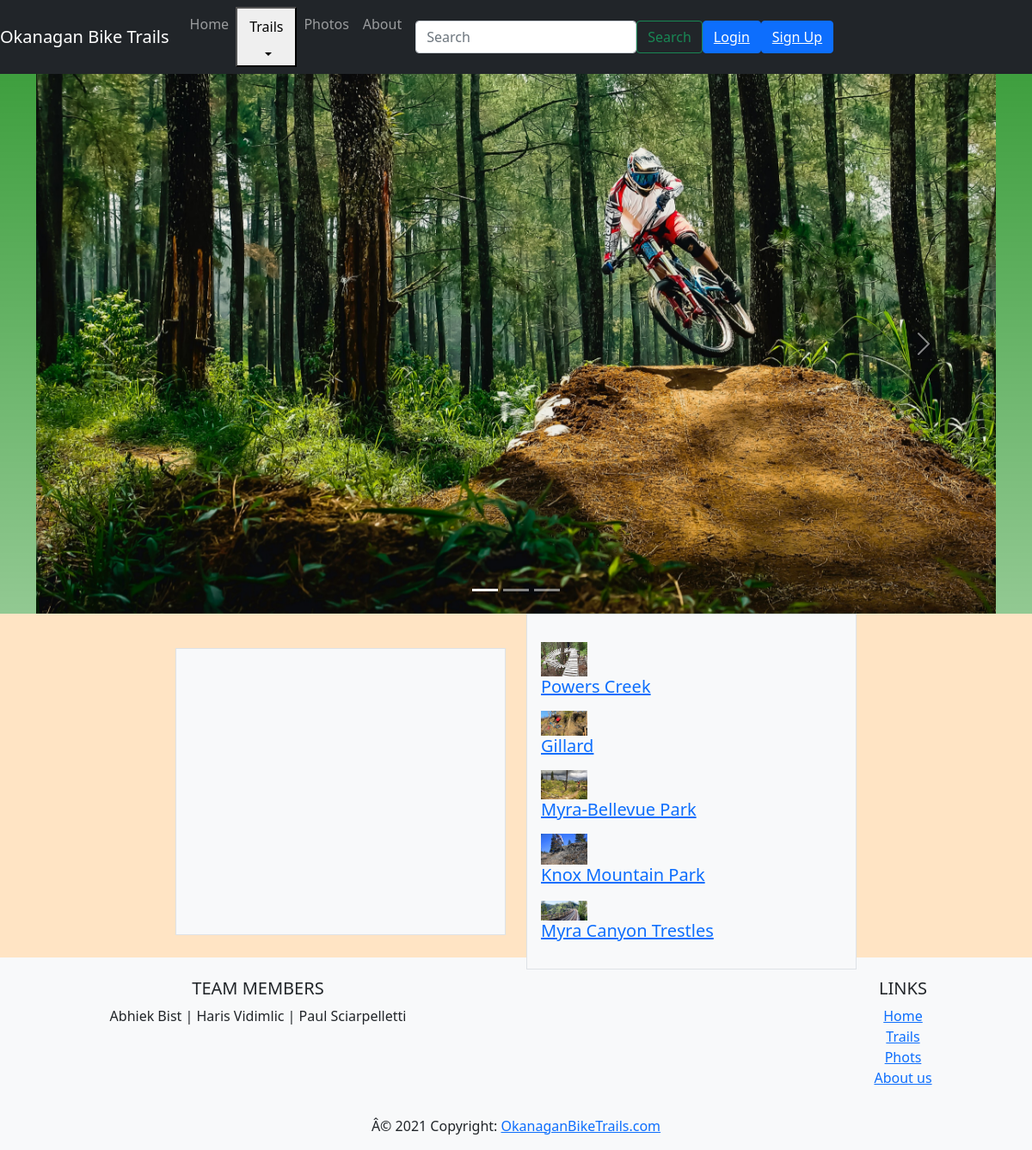
The page /src/client/index.php on the database its author committed.
### tables this page shows
CREATE TABLE `trails` (
  `trailId` int(11)  NOT NULL AUTO_INCREMENT,
  `trailName` varchar(20) NOT NULL,
  `description` varchar(255) NOT NULL,
  PRIMARY KEY (`trailId`)
);

### src/client/index.php (the view, shortened to what this page needs)
<!DOCTYPE html>
<html lang="en">
<head>
    <link href='https://api.mapbox.com/mapbox-gl-js/v2.5.1/mapbox-gl.css' rel='stylesheet' />
    <link href="https://cdn.jsdelivr.net/npm/bootstrap@5.0.2/dist/css/bootstrap.min.css" rel="stylesheet"
>
    <link rel="stylesheet" href="./../client/css/main.css">
</head>
<body>
<?php include 'header.php';?>
    <div class="container">
        <div class="row align-items-start">
            <div class="col">
                <div id="myCarousel" class="carousel slide" data-bs-ride="carousel">
                    <div class="carousel-indicators">
                        <button type="button" data-bs-target="#myCarousel" data-bs-slide-to="0" class="active"></button>
                        <button type="button" data-bs-target="#myCarousel" data-bs-slide-to="1" ></button>
                        <button type="button" data-bs-target="#myCarousel" data-bs-slide-to="2"></button>
                    </div>
                    <div class="carousel-inner">
                        <div class="carousel-item active">
                            <img src="img/andhika-soreng-US06QF_sxu8-unsplash.jpg" class="img-responsive d-block w-100"
                                alt="..." style= "max-height: 800px">
                        </div>
                    </div>
                    <button class="carousel-control-prev" type="button" data-bs-target="#myCarousel"
                        data-bs-slide="prev">
                        <span class="carousel-control-prev-icon" aria-hidden="true"></span>
                    </button>
                    <button class="carousel-control-next" type="button" data-bs-target="#myCarousel"
                        data-bs-slide="next">
                        <span class="carousel-control-next-icon" aria-hidden="true"></span>
                    </button>
                </div>
            </div>
        </div>
    </div>
    <div class="row my-custom-row justify-content-center align-items-center">
        <div class="col-sm-4">
            <div class="p-3 border bg-light">
                <div id='map'></div>
            </div>
        </div>
        <div class="col-sm-4">
            <div class="p-3 border bg-light">
            <nav>
                <?php
            require './../server/db_conn.php';
$sql = "SELECT * FROM trails ORDER BY trailId DESC";
$results = mysqli_query($conn, $sql);
while($row = mysqli_fetch_assoc($results)){
    $trailId = $row['trailId'];
    $trailName = $row['trailName'];
    echo '<div class="media my-3">
    <div>
    <img src="img/card-'.$trailId.'.jpg" width="54px" class="mr-3" alt="...">
    <div class="media-body">
    <a href="comment.php?id=' . $trailId .' "><h5>'. $trailName .'</h5></a>
    </div>
    </div>
    </div>';
}
?>
</nav>
            </div>
        </div>
    </div>
    <?php include 'footer.php';?>
</body>
</html>

### src/client/css/main.css (style rules this page uses)
.carousel-inner img { margin: auto; }
#map { top: 0; bottom: 0; width: 400px; height: 300px; }
.my-custom-row { background-color: bisque; height: 400px; }
body { background-image: linear-gradient( rgba(0, 128, 0, 0.8),rgba(0, 128, 0, 0.1)); }

### rows shown on the page
trails: shows a picture, trailName "Powers Creek"
trails: shows a picture, trailName "Gillard"
trails: shows a picture, trailName "Myra-Bellevue Park"
trails: shows a picture, trailName "Knox Mountain Park"
trails: shows a picture, trailName "Myra Canyon Trestles"
